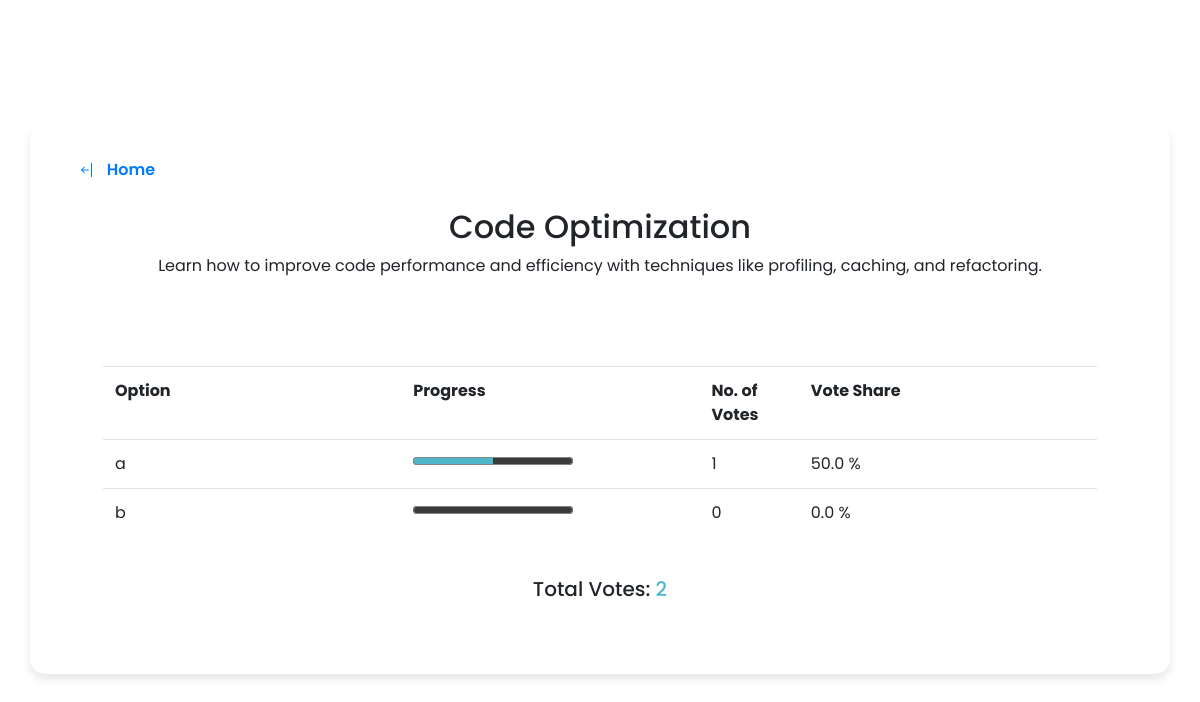
Screenshot of /results/15 (signed in) with the database file from the repository.
### app/models.py (models this page shows, shortened)
class Poll(db.Model):
    __tablename__ = 'poll'
    id = db.Column(db.Integer, primary_key=True)
    title = db.Column(db.String(120), nullable=False)
    description = db.Column(db.String(500), nullable=True)
    created_at =db.Column(db.DateTime, default=datetime.now)
    status = db.Column(db.String(20), default='active')
    user_id = db.Column(db.Integer, db.ForeignKey('user.id'), nullable=False)
    is_flagged = db.Column(db.Boolean, default=False)
    options = db.relationship('Option', backref='poll', cascade="all, delete",lazy=True)
    votes = db.relationship('Vote', backref='poll', cascade="all,delete", lazy=True)
    vote_history = db.relationship('UserVoteHistory', backref='poll', cascade="all,delete", lazy=True)
    poll_reports = db.relationship('UserPollReport', backref='poll', lazy=True, cascade="all, delete")
    @hybrid_property
    def vote_count(self):
        return len(self.votes)

class Option(db.Model):
    __tablename__ = 'option'
    id= db.Column(db.Integer, primary_key=True)
    text = db.Column(db.String(200), nullable=False)
    poll_id = db.Column(db.Integer, db.ForeignKey('poll.id'), nullable=False)
    votes = db.relationship('Vote', backref='option', cascade="all, delete", lazy=True)
    @hybrid_property
    def vote_count(self):
        return len(self.votes)

### app/routes.py (the view)
@app.route("/results/<poll_id>", methods=['GET', 'POST'])
@login_required
def results(poll_id):
    if request.method == 'POST':
        selected_option_id=request.form['selected_option']
        ps.vote(user_id=current_user.id, poll_id=poll_id, option_id=selected_option_id)
    return render_template("poll_results.html", poll=ps.get_poll(poll_id=poll_id))

### app/auth.py (called while the page is built)
def load_user(user_id):
    return User.query.get(int(user_id))

### app/poll_service.py (called while the page is built)
def get_poll(poll_id):
    return Poll.query.filter_by(id=poll_id).first()

### app/routes.py (called while the page is built)
@login_manager.user_loader
def load_user(user_id):
    return auth.load_user(user_id)

### app/templates/poll_results.html (shortened to what this page needs)
{% extends "base.html" %}
{% block body %}
<div class="wrapper">
<header>
    <a href="{{ url_for('home') }}" class="button">
          &ensp;Home</a>
</header>
<br>
<link rel="stylesheet" href="{{ url_for('static', filename='poll.css') }}" type="text/css"/>
<h2 style="text-align:center;cursor: default;"> {{poll.title}}</h2>
<p style="text-align:center;cursor: default;">{{ poll.description }}</p>
<br>
<div class="poll-area m-5">
<table class="table">
    <tr>
        <th>Option</th>
        <th>Progress</th>
        <th>No. of Votes</th>
        <th>Vote Share</th>
    </tr>
    {% for option in poll.options %}
    <tr>
        {% if poll.vote_count == 0 %}
        {% set value = 0 %}
        {% else%}
        {% set value = ((option.vote_count * 10000) // poll.vote_count) / 100 %}
        {% endif%}
        <td class="col-sm-3">{{option.text}}</td>
        <td class="col-sm-3"><progress style="accent-color:#50B7CB;" id="{{option.id}}" value="{{ value }}" max=100></progress></td>
        <td class="col-sm-1">{{option.vote_count}}</td>
        <td class="col-sm-3">{{value}} %</td>
    </tr>
    {% endfor %}
</table>
<br>
<h5 style="text-align: center;cursor: default;">Total Votes: <p class="vote-count">{{poll.vote_count}}</p></h5>
</div>
</div>
{% endblock %}

### app/static/poll.css (style rules this page uses)
* { margin: 0; padding: 0; box-sizing: border-box; font-family: 'Poppins', sans-serif; }
body { display: flex; align-items: center; justify-content: center; min-height: 100vh; background: url('https://w0.peakpx.com/wallpaper/705/681/HD-wallpaper-pastel-color-colorful-colour-colourful-light-rainbow.jpg'); }
.wrapper { background: #fff; border-radius: 15px; padding: 25px; margin-left: 30px; margin-right: 30px; width: 100%; box-shadow: 0px 5px 10px rgba(0, 0, 0, 0.1); }
.wrapper header { font-size: 22px; font-weight: 600; }
.wrapper .poll-area { margin: 20px 0 15px 0; }
.button { padding: 12px 24px; font-size: 1rem; }
.vote-count { display: inline; color: #50B7CB; }
th, td { cursor: default; }

### rows the page displays
Poll: title "Code Optimization", description "Learn how to improve code performance and efficiency with techniques like profiling, caching, and refactoring."
Option: text "a", vote_count "1", value "50.0"
Option: text "b", vote_count "0", value "0.0"

### other values shown
{{ poll.vote_count }} "2"
